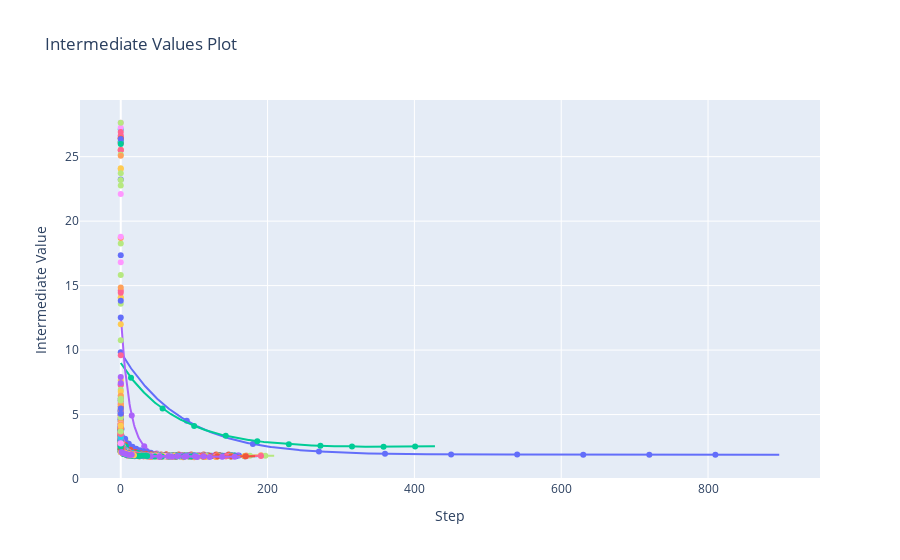

Notebook source saved alongside this figure:
### Code cell
from optuna.visualization import plot_contour
from optuna.visualization import plot_edf
from optuna.visualization import plot_intermediate_values
from optuna.visualization import plot_optimization_history
from optuna.visualization import plot_parallel_coordinate
from optuna.visualization import plot_param_importances
from optuna.visualization import plot_slice


plot_intermediate_values(study)
